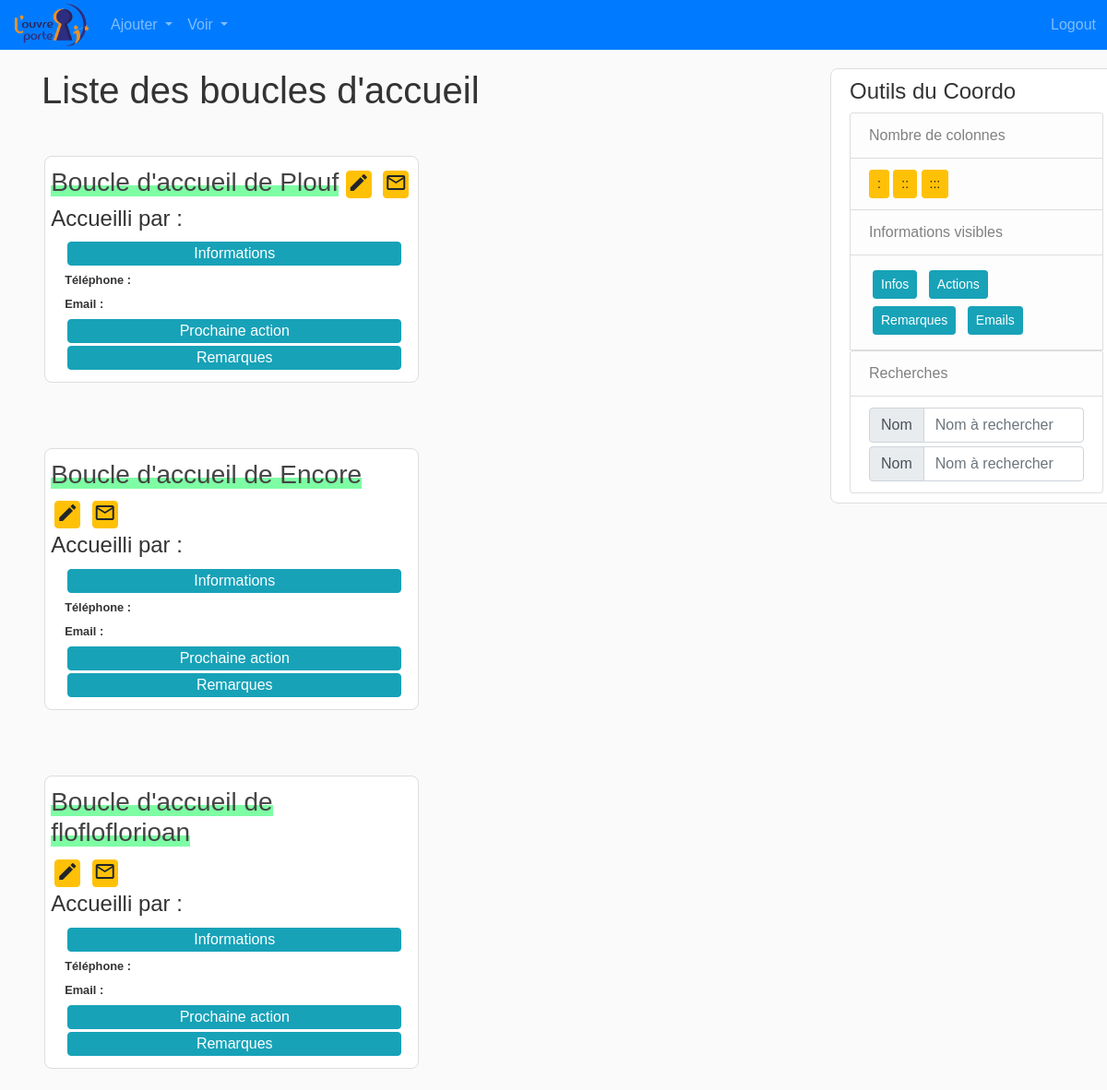
The page /liste_boucles (signed in) on the database as committed earlier.
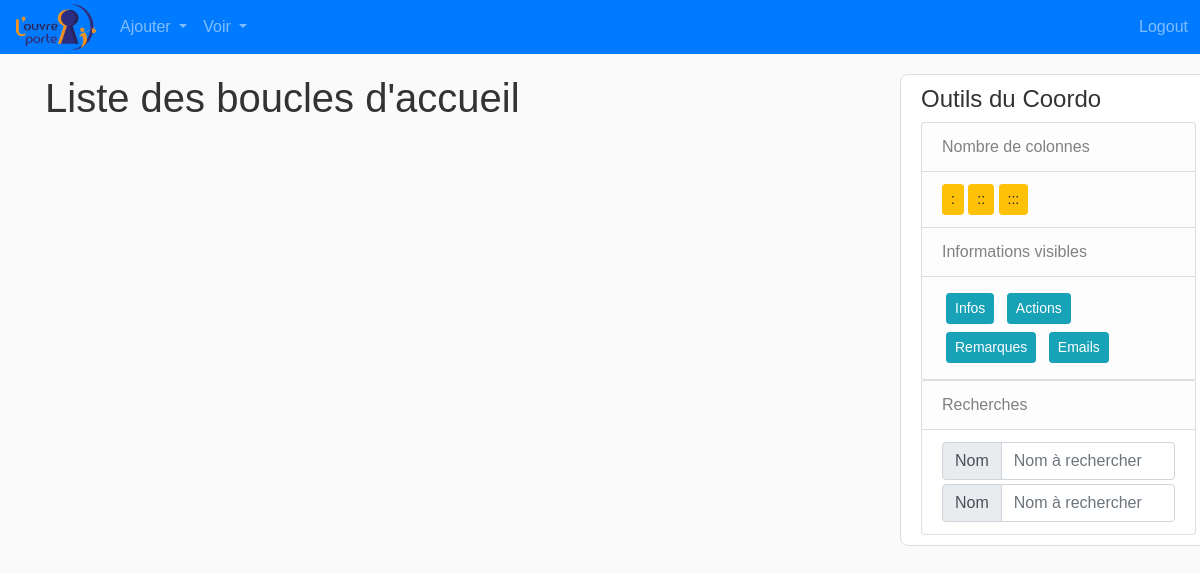
The same page on the database as committed later.
### flask_app/models.py (models this page shows, shortened)
class Accueilli(db.Model):
    __tablename__ = 'accueillis'
    id = db.Column(db.Integer, primary_key=True)
    nom = db.Column(db.String(120), unique=True, nullable=False)
    email = db.Column(db.String(120), unique=False, nullable=True)
    tel = db.Column(db.String(120), unique=False, nullable=True)
    remarques = db.Column(db.Text, unique=False, nullable=True)

### flask_app/boucles_accueil/routes.py (the view)
@boucles_accueil.route('/liste_boucles')
@login_required
def liste_boucles():
    accueillis = Accueilli.query.all()
    liste_accueillants = Accueillant.query.all()
    return render_template('liste_boucles.html', accueillis=accueillis,
                           accueillants=liste_accueillants)

### flask_app/models.py (called while the page is built)
@login_manager.user_loader
def load_coordinateur(coordo_id):
    return Coordinateur.query.get(int(coordo_id))

### flask_app/templates/liste_boucles.html (shortened to what this page needs)
{% extends "layout_logged_in.html" %}
{% block content %}
<h1>Liste des boucles d'accueil</h1>
{% for acc in accueillis %}
<div class='mt-4'>
    <div id="{{ acc.id }}" class="wrapper col-md-12 col-lg-6">
        <article class="media-custom content-section ">
            <div class="media-body">
                <div class="en-tete row">
                    <h3 class="article-title "> <span class="title-custom"> Boucle d'accueil de {{ acc.nom }} </span>
                    </h3>
                    <div class="">
                        <a href="{{ url_for('boucles_accueil.update_accueilli', acc_id=acc.id) }}"
                            class="btn btn-warning btn-custom m-1 py-0" role="button" style="font-size: 0.5em;"
                            aria-pressed="true">
                            <i class="material-icons orange600">edit</i>
                        </a>
                        <a href="{{ url_for('boucles_accueil.email_accueilli', acc_id=acc.id) }}"
                            class="btn btn-warning btn-custom m-1 py-0" role="button" style="font-size: 0.5em;"
                            aria-pressed="true">
                            <i class="material-icons orange600 md-18">mail_outline</i>
                        </a>
                    </div>
                </div>
                <div class="row">
                    <h4>Accueilli par : </h4>
                </div>
                <div class="infos_accueillants">
                    <button type="button" class="btn btn-info btn-block btn-collapse-custom" data-toggle="collapse"
                        data-target="#info-{{acc.id}}">Informations</button>
                    <div id="info-{{acc.id}}" class="collapse show">
                        <div class="row">
                            <p class="p-custom col-lg-12"><small> <b>Téléphone :</b> {{ acc.tel }}</small></p>
                            <p class="p-custom col-lg-12"><small> <b>Email :</b> {{ acc.email }}</small></p>
                        </div>
                    </div>
                </div>
                <div class="infos_actions">
                    <button type="button" class="btn btn-info btn-block btn-collapse-custom" data-toggle="collapse"
                        data-target="#action-{{acc.id}}">Prochaine action</button>
                </div>
                <div class="infos_remarques">
                    <button type="button" class="btn btn-info btn-block btn-collapse-custom" data-toggle="collapse"
                        data-target="#remarque-{{acc.id}}">Remarques</button>
                </div>
        </article>
    </div>
</div>
{% endfor %}
{% endblock content %}

### flask_app/templates/layout_logged_in.html (shortened to what this page needs)
<!DOCTYPE html>
<html lang="en">
<head>
  <link rel="stylesheet" href="https://stackpath.bootstrapcdn.com/bootstrap/4.4.1/css/bootstrap.min.css"
>
  <link rel="stylesheet" type="text/css" href="{{ url_for('static', filename='main.css')}}">
</head>
<body>
  {% include 'navbar_main.html' %}
  <main role="main" class="container">
    <div class="row">
      <div class="col-md-9">
        {% block content %}{% endblock %}
      </div>
      <div class="col-md-3">
        {% include 'navbar_outils_coordo.html' %}
      </div>
    </div>
  </main>
</body>
</html>

### flask_app/templates/navbar_main.html (shortened to what this page needs)
<nav class="navbar navbar-expand-lg navbar-dark bg-primary sticky-top p-1 pl-3">
    <a class="navbar-brand p-0" href="{{ url_for('main.index') }}">
        <img src="{{ url_for('static', filename='assets/logo.png')}}" alt="Logo" style="width:80px;">
    </a>
    <div class="collapse navbar-collapse" id="navbarNavDropdown">
        {% if current_user.is_authenticated %}
        <div class="navbar-nav">
            <div class="nav-item dropdown">
                <a class="nav-link dropdown-toggle" href="#" id="navbardrop" data-toggle="dropdown">
                    Ajouter
                </a>
            </div>
            <div class="nav-item dropdown">
                <a class="nav-link dropdown-toggle" href="#" id="navbardrop" data-toggle="dropdown">
                    Voir
                </a>
            </div>
        </div>
        <div class="navbar-nav ml-auto">
            <a class="nav-link" href="{{url_for('coordinateurs.logout')}}">Logout </a>
        </div>
        {% else %}
        <ul class="navbar-nav">
            <li class="nav-item active">
                <a class="nav-link" href="{{url_for('coordinateurs.login')}}">Login <span
                        class="sr-only">(current)</span></a>
            </li>
            {% endif %}
    </div>
</nav>

### flask_app/templates/navbar_outils_coordo.html
<div class="outils-coordo content-section">
    <h4>Outils du Coordo</h4>
    <ul class="list-group">
        <li class="list-group-item list-group-item-light">
            Nombre de colonnes
        </li>
        <li class="list-group-item list-group-item-light">
            <button class="btn btn-sm btn-warning" value="1" onclick="num_colonnes(this)">:</button>
            <button class="btn btn-sm btn-warning" value="2" onclick="num_colonnes(this)">::</button>
            <button class="btn btn-sm btn-warning" value="3" onclick="num_colonnes(this)">:::</button>
        </li>
        <li class="list-group-item list-group-item-light">
            Informations visibles
        </li>
        <div class="list-group-item list-group-item-light">
            <button class="btn btn-sm btn-info m-1" value="infos_accueillants" onclick="show_infos(this)">
                Infos</button>
            <button class="btn btn-sm btn-info m-1" value="infos_actions" onclick="show_infos(this)"> Actions</button>
            <button class="btn btn-sm btn-info m-1" value="infos_remarques" onclick="show_infos(this)">
                Remarques</button>
            <button class="btn btn-sm btn-info m-1" value="infos_mails" onclick="show_infos(this)"> Emails</button>
        </div>
        <div class="list-group">
            <div class="list-group-item list-group-item-light">
                Recherches
            </div>
            <form class="list-group-item form-inline" action="">
                <div class="input-group">
                    <div class="input-group-prepend">
                        <span class="input-group-text">Nom</span>
                    </div>
                    <input type="text" class="form-control" placeholder="Nom à rechercher">
                </div>
                <div class="input-group mt-1">
                    <div class="input-group-prepend">
                        <span class="input-group-text">Nom</span>
                    </div>
                    <input type="text" class="form-control" placeholder="Nom à rechercher">
                </div>
            </form>
        </div>
</div>

### flask_app/static/main.css (style rules this page uses)
body { background: #fafafa; color: #333333; font-family: Verdana, Geneva, sans-serif !important; }
h1 { margin-top: 20px; margin-bottom: 20px; }
.content-section { background: #ffffff; border-radius: 8px; border: 1px solid #dddddd; padding: 10px 20px; margin-bottom: 20px; margin-top: 20px; }
.outils-coordo { position: fixed; }

Rows that differ between the two databases and show on the page:
removed Accueilli: nom "Plouf"
removed Accueilli: nom "Encore"
removed Accueilli: nom "flofloflorioan"
